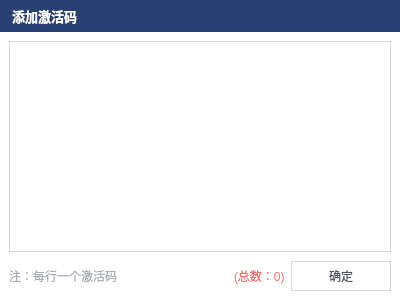
<?xml version="1.0" encoding="UTF-8"?>
<ui version="4.0">
 <class>AddActiveCodeDialog</class>
 <widget class="QDialog" name="AddActiveCodeDialog">
  <property name="geometry">
   <rect>
    <x>0</x>
    <y>0</y>
    <width>400</width>
    <height>300</height>
   </rect>
  </property>
  <property name="windowTitle">
   <string>Dialog</string>
  </property>
  <property name="styleSheet">
   <string notr="true">background-color:#FFFFFF;border:1px;</string>
  </property>
  <layout class="QVBoxLayout" name="verticalLayout">
   <property name="spacing">
    <number>0</number>
   </property>
   <property name="leftMargin">
    <number>0</number>
   </property>
   <property name="topMargin">
    <number>0</number>
   </property>
   <property name="rightMargin">
    <number>0</number>
   </property>
   <property name="bottomMargin">
    <number>0</number>
   </property>
   <item>
    <widget class="QFrame" name="frame">
     <property name="minimumSize">
      <size>
       <width>0</width>
       <height>32</height>
      </size>
     </property>
     <property name="maximumSize">
      <size>
       <width>16777215</width>
       <height>32</height>
      </size>
     </property>
     <property name="palette">
      <palette>
       <active>
        <colorrole role="Button">
         <brush brushstyle="SolidPattern">
          <color alpha="255">
           <red>41</red>
           <green>64</green>
           <blue>115</blue>
          </color>
         </brush>
        </colorrole>
        <colorrole role="Base">
         <brush brushstyle="SolidPattern">
          <color alpha="255">
           <red>41</red>
           <green>64</green>
           <blue>115</blue>
          </color>
         </brush>
        </colorrole>
        <colorrole role="Window">
         <brush brushstyle="SolidPattern">
          <color alpha="255">
           <red>41</red>
           <green>64</green>
           <blue>115</blue>
          </color>
         </brush>
        </colorrole>
       </active>
       <inactive>
        <colorrole role="Button">
         <brush brushstyle="SolidPattern">
          <color alpha="255">
           <red>41</red>
           <green>64</green>
           <blue>115</blue>
          </color>
         </brush>
        </colorrole>
        <colorrole role="Base">
         <brush brushstyle="SolidPattern">
          <color alpha="255">
           <red>41</red>
           <green>64</green>
           <blue>115</blue>
          </color>
         </brush>
        </colorrole>
        <colorrole role="Window">
         <brush brushstyle="SolidPattern">
          <color alpha="255">
           <red>41</red>
           <green>64</green>
           <blue>115</blue>
          </color>
         </brush>
        </colorrole>
       </inactive>
       <disabled>
        <colorrole role="Button">
         <brush brushstyle="SolidPattern">
          <color alpha="255">
           <red>41</red>
           <green>64</green>
           <blue>115</blue>
          </color>
         </brush>
        </colorrole>
        <colorrole role="Base">
         <brush brushstyle="SolidPattern">
          <color alpha="255">
           <red>41</red>
           <green>64</green>
           <blue>115</blue>
          </color>
         </brush>
        </colorrole>
        <colorrole role="Window">
         <brush brushstyle="SolidPattern">
          <color alpha="255">
           <red>41</red>
           <green>64</green>
           <blue>115</blue>
          </color>
         </brush>
        </colorrole>
       </disabled>
      </palette>
     </property>
     <property name="styleSheet">
      <string notr="true">background-color:#FF294073;</string>
     </property>
     <property name="frameShape">
      <enum>QFrame::StyledPanel</enum>
     </property>
     <property name="frameShadow">
      <enum>QFrame::Raised</enum>
     </property>
     <layout class="QHBoxLayout" name="horizontalLayout_2">
      <property name="spacing">
       <number>0</number>
      </property>
      <property name="leftMargin">
       <number>12</number>
      </property>
      <property name="topMargin">
       <number>0</number>
      </property>
      <property name="rightMargin">
       <number>12</number>
      </property>
      <property name="bottomMargin">
       <number>0</number>
      </property>
      <item>
       <widget class="QLabel" name="label">
        <property name="palette">
         <palette>
          <active>
           <colorrole role="WindowText">
            <brush brushstyle="SolidPattern">
             <color alpha="255">
              <red>255</red>
              <green>255</green>
              <blue>255</blue>
             </color>
            </brush>
           </colorrole>
           <colorrole role="Button">
            <brush brushstyle="SolidPattern">
             <color alpha="255">
              <red>41</red>
              <green>64</green>
              <blue>115</blue>
             </color>
            </brush>
           </colorrole>
           <colorrole role="Base">
            <brush brushstyle="SolidPattern">
             <color alpha="255">
              <red>41</red>
              <green>64</green>
              <blue>115</blue>
             </color>
            </brush>
           </colorrole>
           <colorrole role="Window">
            <brush brushstyle="SolidPattern">
             <color alpha="255">
              <red>41</red>
              <green>64</green>
              <blue>115</blue>
             </color>
            </brush>
           </colorrole>
          </active>
          <inactive>
           <colorrole role="WindowText">
            <brush brushstyle="SolidPattern">
             <color alpha="255">
              <red>255</red>
              <green>255</green>
              <blue>255</blue>
             </color>
            </brush>
           </colorrole>
           <colorrole role="Button">
            <brush brushstyle="SolidPattern">
             <color alpha="255">
              <red>41</red>
              <green>64</green>
              <blue>115</blue>
             </color>
            </brush>
           </colorrole>
           <colorrole role="Base">
            <brush brushstyle="SolidPattern">
             <color alpha="255">
              <red>41</red>
              <green>64</green>
              <blue>115</blue>
             </color>
            </brush>
           </colorrole>
           <colorrole role="Window">
            <brush brushstyle="SolidPattern">
             <color alpha="255">
              <red>41</red>
              <green>64</green>
              <blue>115</blue>
             </color>
            </brush>
           </colorrole>
          </inactive>
          <disabled>
           <colorrole role="Button">
            <brush brushstyle="SolidPattern">
             <color alpha="255">
              <red>41</red>
              <green>64</green>
              <blue>115</blue>
             </color>
            </brush>
           </colorrole>
           <colorrole role="Base">
            <brush brushstyle="SolidPattern">
             <color alpha="255">
              <red>41</red>
              <green>64</green>
              <blue>115</blue>
             </color>
            </brush>
           </colorrole>
           <colorrole role="Window">
            <brush brushstyle="SolidPattern">
             <color alpha="255">
              <red>41</red>
              <green>64</green>
              <blue>115</blue>
             </color>
            </brush>
           </colorrole>
          </disabled>
         </palette>
        </property>
        <property name="font">
         <font>
          <pointsize>10</pointsize>
          <bold>true</bold>
         </font>
        </property>
        <property name="text">
         <string>添加激活码</string>
        </property>
       </widget>
      </item>
      <item>
       <spacer name="horizontalSpacer">
        <property name="orientation">
         <enum>Qt::Horizontal</enum>
        </property>
        <property name="sizeHint" stdset="0">
         <size>
          <width>507</width>
          <height>9</height>
         </size>
        </property>
       </spacer>
      </item>
      <item>
       <widget class="QPushButton" name="btnClose">
        <property name="minimumSize">
         <size>
          <width>24</width>
          <height>32</height>
         </size>
        </property>
        <property name="maximumSize">
         <size>
          <width>24</width>
          <height>32</height>
         </size>
        </property>
        <property name="cursor">
         <cursorShape>PointingHandCursor</cursorShape>
        </property>
        <property name="styleSheet">
         <string notr="true">QPushButton:hover {
     background: transparent;
 }
 QPushButton:flat {
     border: none; /* no border for a flat push button */
 }

 QPushButton:default {
     border-color: navy; /* make the default button prominent */
 }
</string>
        </property>
        <property name="text">
         <string/>
        </property>
        <property name="icon">
         <iconset resource="res.qrc">
          <normaloff>:/login/resource/login/close.png</normaloff>:/login/resource/login/close.png</iconset>
        </property>
        <property name="iconSize">
         <size>
          <width>24</width>
          <height>32</height>
         </size>
        </property>
        <property name="flat">
         <bool>true</bool>
        </property>
       </widget>
      </item>
     </layout>
    </widget>
   </item>
   <item>
    <widget class="QFrame" name="frame_3">
     <property name="frameShape">
      <enum>QFrame::StyledPanel</enum>
     </property>
     <property name="frameShadow">
      <enum>QFrame::Raised</enum>
     </property>
     <layout class="QHBoxLayout" name="horizontalLayout_3">
      <property name="bottomMargin">
       <number>0</number>
      </property>
      <item>
       <widget class="QPlainTextEdit" name="editActiveCode">
        <property name="styleSheet">
         <string notr="true">border: 1px solid #D7D7DE;</string>
        </property>
       </widget>
      </item>
     </layout>
    </widget>
   </item>
   <item>
    <widget class="QFrame" name="frame_2">
     <property name="frameShape">
      <enum>QFrame::StyledPanel</enum>
     </property>
     <property name="frameShadow">
      <enum>QFrame::Raised</enum>
     </property>
     <layout class="QHBoxLayout" name="horizontalLayout">
      <item>
       <widget class="QLabel" name="label_2">
        <property name="styleSheet">
         <string notr="true">color:#A9ADB6;</string>
        </property>
        <property name="text">
         <string>注：每行一个激活码</string>
        </property>
       </widget>
      </item>
      <item>
       <spacer name="horizontalSpacer_2">
        <property name="orientation">
         <enum>Qt::Horizontal</enum>
        </property>
        <property name="sizeHint" stdset="0">
         <size>
          <width>102</width>
          <height>20</height>
         </size>
        </property>
       </spacer>
      </item>
      <item>
       <widget class="QLabel" name="labelActiveCount">
        <property name="styleSheet">
         <string notr="true">color:#F96D6F;</string>
        </property>
        <property name="text">
         <string>(总数：0)</string>
        </property>
       </widget>
      </item>
      <item>
       <widget class="QPushButton" name="btnOk">
        <property name="minimumSize">
         <size>
          <width>100</width>
          <height>30</height>
         </size>
        </property>
        <property name="cursor">
         <cursorShape>PointingHandCursor</cursorShape>
        </property>
        <property name="styleSheet">
         <string notr="true">border: 1px solid #D7D7DE;color:#505465;</string>
        </property>
        <property name="text">
         <string>确定</string>
        </property>
       </widget>
      </item>
     </layout>
    </widget>
   </item>
  </layout>
 </widget>
 <resources>
  <include location="res.qrc"/>
 </resources>
 <connections/>
</ui>
